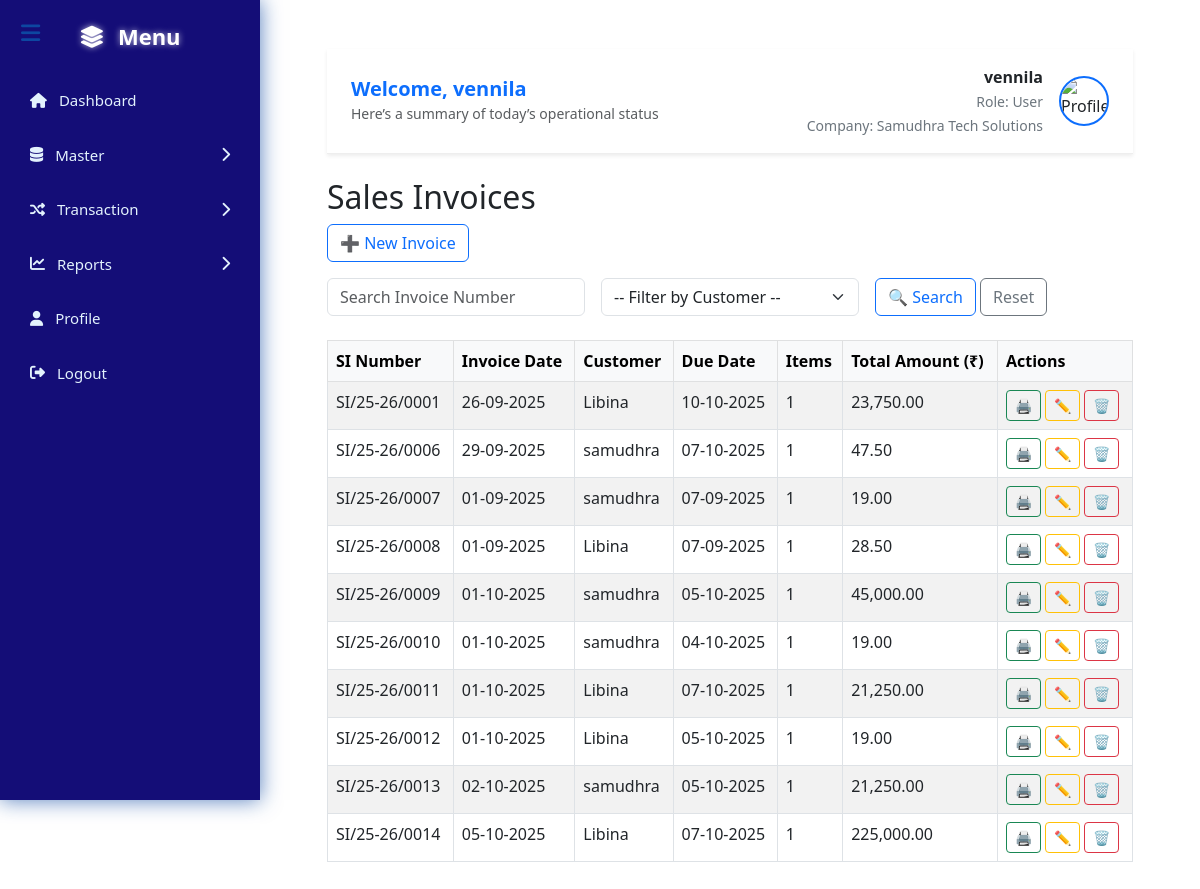
Page /sales_invoice_list.php (signed in) on the committed database.
### tables this page shows
CREATE TABLE `sales_invoices` (
  `si_id` int(11) NOT NULL,
  `si_number` varchar(50) NOT NULL,
  `si_date` date NOT NULL,
  `due_date` date DEFAULT NULL,
  `customer_id` int(11) NOT NULL,
  `customer_bill_no` varchar(100) DEFAULT NULL,
  `notes` text DEFAULT NULL,
  `tax_mode` enum('Inclusive','Exclusive') DEFAULT 'Inclusive',
  `terms` text DEFAULT NULL,
  `so_id` int(11) DEFAULT NULL,
  `created_at` timestamp NOT NULL DEFAULT current_timestamp(),
  `updated_at` timestamp NOT NULL DEFAULT current_timestamp() ON UPDATE current_timestamp()
);

CREATE TABLE `customers` (
  `customer_id` int(11) NOT NULL,
  `customer_name` varchar(100) NOT NULL,
  `address` text DEFAULT NULL,
  `phone` varchar(20) DEFAULT NULL,
  `email` varchar(100) DEFAULT NULL,
  `created_at` timestamp NOT NULL DEFAULT current_timestamp()
);

### sales_invoice_list.php (the view, shortened to what this page needs)
<?php
require_once 'config.php';
include 'header.php';
$params = [];
$sql = "
    SELECT
        si.si_id,
        si.si_number,
        si.si_date,
        si.due_date,
        c.customer_name,
        COALESCE(items.item_count, 0) AS item_count,
        COALESCE(items.total_amount, 0) AS total_amount
    FROM sales_invoices si
    JOIN customers c ON si.customer_id = c.customer_id
    LEFT JOIN (
        SELECT
            si_id,
            COUNT(*) AS item_count,
            SUM(line_total) AS total_amount
        FROM sales_invoice_items
        GROUP BY si_id
    ) items ON si.si_id = items.si_id
";
$sql .= " ORDER BY si.si_number ASC";
$stmt = $pdo->prepare($sql);
$stmt->execute($params);
$invoices = $stmt->fetchAll(PDO::FETCH_ASSOC);
?>
<!DOCTYPE html>
<html>
<head>
  <link href="https://cdn.jsdelivr.net/npm/bootstrap@5.3.0/dist/css/bootstrap.min.css" rel="stylesheet">
</head>
<body class="container mt-4">
<h2>Sales Invoices</h2>
<div class="mb-3">
    <a href="insert_sales_invoice.php" class="btn btn-outline-primary">➕ New Invoice</a>
</div>
<form method="get" class="row g-3 mb-4">
    <div class="col-md-4">
        <input type="text" name="si_number" value="<?= htmlspecialchars($_GET['si_number'] ?? '') ?>" class="form-control" placeholder="Search Invoice Number">
    </div>
    <div class="col-md-4">
        <select name="customer_id" class="form-select">
            <option value="">-- Filter by Customer --</option>
        </select>
    </div>
    <div class="col-md-4">
        <button type="submit" class="btn btn-outline-primary">🔍 Search</button>
        <a href="sales_invoice_list.php" class="btn btn-outline-secondary">Reset</a>
    </div>
</form>
<table class="table table-bordered table-striped">
    <thead class="table-light">
        <tr>
            <th>SI Number</th>
            <th>Invoice Date</th>
            <th>Customer</th>
            <th>Due Date</th>
            <th>Items</th>
            <th>Total Amount (₹)</th>
            <th>Actions</th>
        </tr>
    </thead>
    <tbody>
        <?php if ($invoices): ?>
            <?php foreach ($invoices as $inv): ?>
                <tr>
                    <td><?= htmlspecialchars($inv['si_number']) ?></td>
                    <td><?= date('d-m-Y', strtotime($inv['si_date'])) ?></td>
                    <td><?= htmlspecialchars($inv['customer_name']) ?></td>
                    <td><?= $inv['due_date'] ? date('d-m-Y', strtotime($inv['due_date'])) : '-' ?></td>
                    <td><?= $inv['item_count'] ?></td>
                    <td><?= number_format($inv['total_amount'], 2) ?></td>
                    <td>
                        <button class="btn btn-outline-success btn-sm" onclick="showPrint(<?= $inv['si_id'] ?>)">🖨 </button>
                        <a href="edit_sales_invoice.php?id=<?= $inv['si_id'] ?>" class="btn btn-outline-warning btn-sm">✏ </a>
                        <a href="delete_sales_invoice.php?id=<?= $inv['si_id'] ?>" class="btn btn-outline-danger btn-sm" onclick="return confirm('Delete this invoice?')">🗑 </a>
                    </td>
                </tr>
            <?php endforeach; ?>
        <?php else: ?>
            <tr>
                <td colspan="7" class="text-center">No invoices found.</td>
            </tr>
        <?php endif; ?>
    </tbody>
</table>
</body>
</html>

### rows in the picture
sales_invoices: si_number "SI/25-26/0001", si_date "26-09-2025", customer.customer_name "Libina", due_date "10-10-2025", item_count "1", total_amount "23,750.00"
sales_invoices: si_number "SI/25-26/0006", si_date "29-09-2025", customer.customer_name "samudhra", due_date "07-10-2025", item_count "1", total_amount "47.50"
sales_invoices: si_number "SI/25-26/0007", si_date "01-09-2025", customer.customer_name "samudhra", due_date "07-09-2025", item_count "1", total_amount "19.00"
sales_invoices: si_number "SI/25-26/0008", si_date "01-09-2025", customer.customer_name "Libina", due_date "07-09-2025", item_count "1", total_amount "28.50"
sales_invoices: si_number "SI/25-26/0009", si_date "01-10-2025", customer.customer_name "samudhra", due_date "05-10-2025", item_count "1", total_amount "45,000.00"
sales_invoices: si_number "SI/25-26/0010", si_date "01-10-2025", customer.customer_name "samudhra", due_date "04-10-2025", item_count "1", total_amount "19.00"
sales_invoices: si_number "SI/25-26/0011", si_date "01-10-2025", customer.customer_name "Libina", due_date "07-10-2025", item_count "1", total_amount "21,250.00"
sales_invoices: si_number "SI/25-26/0012", si_date "01-10-2025", customer.customer_name "Libina", due_date "05-10-2025", item_count "1", total_amount "19.00"
sales_invoices: si_number "SI/25-26/0013", si_date "02-10-2025", customer.customer_name "samudhra", due_date "05-10-2025", item_count "1", total_amount "21,250.00"
sales_invoices: si_number "SI/25-26/0014", si_date "05-10-2025", customer.customer_name "Libina", due_date "07-10-2025", item_count "1", total_amount "225,000.00"

### other values in the picture
$name "vennila"
$role "User"
$company "Samudhra Tech Solutions"
